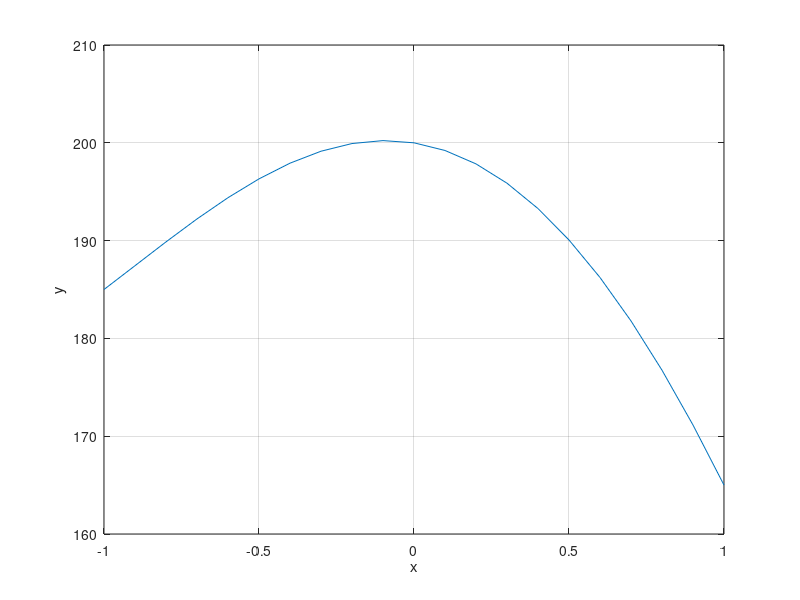

Reproduce this figure in MATLAB.
clc
clear all;
x=-1:0.1:1;
y=polyval([3,-5,-28,-5,200],x);
plot(x,y),xlabel('x'),ylabel('y'),grid
[x,y]=ginput(1)
disp('Coordinates of Peak of the curve: ')
disp([x,y])

